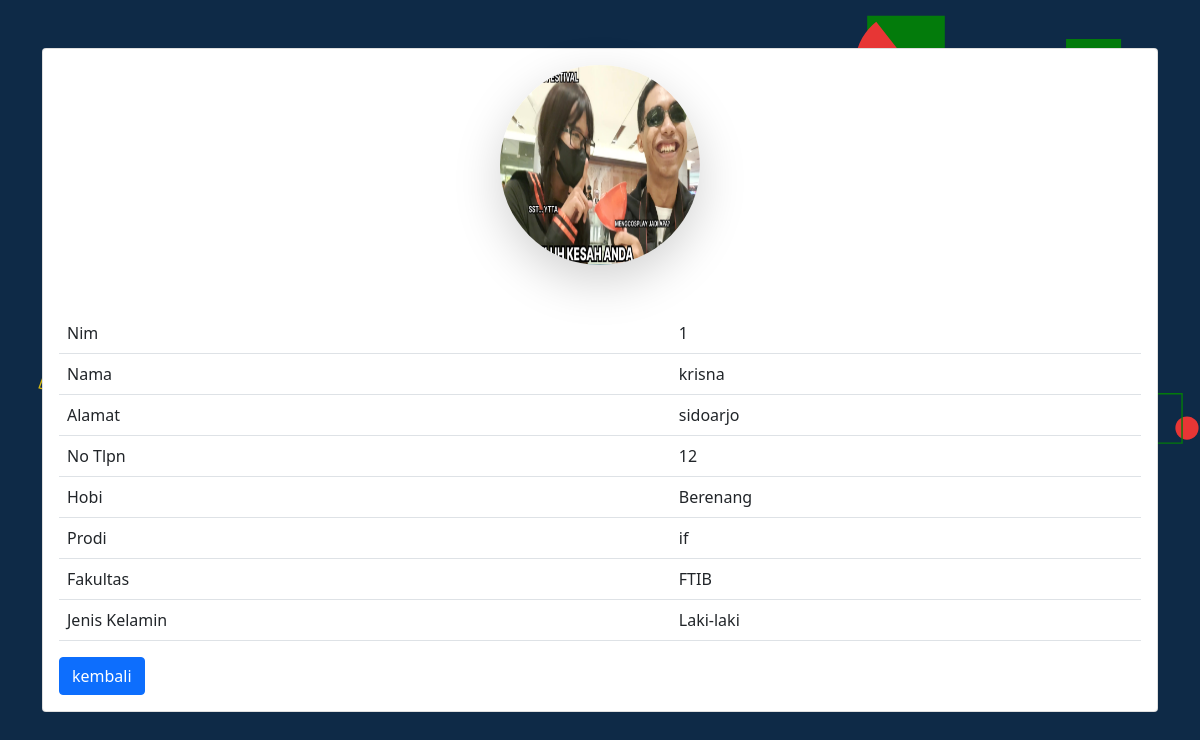
The page /detail.php?nama=krisna on the database its author committed.
### tables this page shows
CREATE TABLE `mahasiswa` (
  `nim` int(12) NOT NULL,
  `nama` varchar(20) NOT NULL,
  `alamat` varchar(50) NOT NULL,
  `no_telp` varchar(12) NOT NULL,
  `hobi` longtext NOT NULL,
  `prodi` varchar(10) NOT NULL,
  `fakultas` varchar(10) NOT NULL,
  `sex` varchar(10) NOT NULL,
  `foto` longtext NOT NULL
);

### detail.php (the view, shortened to what this page needs)
<!doctype html>
<html lang="en">
<head>
    <link href="https://cdn.jsdelivr.net/npm/bootstrap@5.1.3/dist/css/bootstrap.min.css" rel="stylesheet">
    <link rel="stylesheet" href="https://cdnjs.cloudflare.com/ajax/libs/font-awesome/6.4.0/css/all.min.css" />
    <link rel="stylesheet" href="style.css">
</head>
<body>
    <?php
    if (isset($_GET["nama"])) {
        $nama = $_GET["nama"];
    }
    include "hubung.php";
    $kueri = mysqli_query($koneksi, "SELECT * FROM mahasiswa where nama ='$nama'");
    $d = mysqli_fetch_array($kueri);
    ?>
    <div class="container mt-5">
        <div class="card">
            <div class="card-body">
                <img src=" <?php echo $d["foto"]; ?>" width="200" height="200" class="rounded-circle mx-auto d-block shadow-lg" alt="...">
                <table class="table mt-5">
                    <tbody>
                        <tr>
                            <td>Nim</td>
                            <td><?php echo $d["nim"]; ?></td>
                        </tr>
                        <tr>
                            <td>Nama</td>
                            <td><?php echo $d["nama"]; ?></td>
                        </tr>
                        <tr>
                            <td>Alamat</td>
                            <td><?php echo $d["alamat"]; ?></td>
                        </tr>
                        <tr>
                            <td>No Tlpn</td>
                            <td><?php echo $d["no_telp"]; ?></td>
                        </tr>
                        <tr>
                            <td>Hobi</td>
                            <td><?php echo $d["hobi"]; ?></td>
                        </tr>
                        <tr>
                            <td>Prodi</td>
                            <td><?php echo $d["prodi"]; ?></td>
                        </tr>
                        <tr>
                            <td>Fakultas</td>
                            <td><?php echo $d["fakultas"]; ?></td>
                        </tr>
                        <tr>
                            <td>Jenis Kelamin</td>
                            <td><?php echo $d["sex"]; ?></td>
                        </tr>
                    </tbody>
                </table>
                <div class="row" pt-5>
                    <div class="col">
                        <a href="index.php" class="btn btn-primary" role="button"> kembali</a>
                    </div>
                </div>
            </div>
        </div>
    </div>
</body>
</html>

### style.css (style rules this page uses)
body { background-repeat: no-repeat; background-size: cover; background-position: center; background-attachment: fixed; }

### rows shown on the page
mahasiswa: foto (picture), nim "1", nama "krisna", alamat "sidoarjo", no_telp "12", hobi "Berenang", prodi "if", fakultas "FTIB", sex "Laki-laki"
